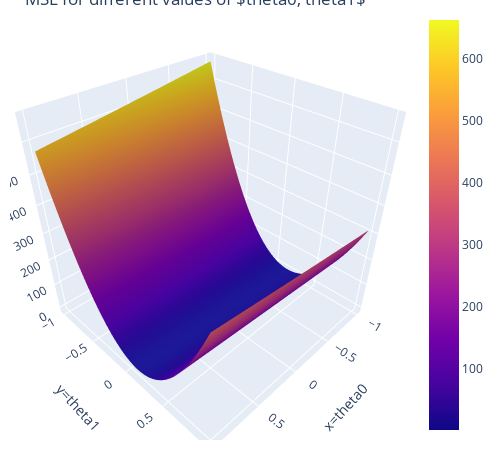

Notebook source saved alongside this figure:
### Markdown cell above
## Visual Solution

Feel free to interact with the below plot and verify that the $\hat{\theta_0}$ and $\hat{\theta_1}$ you computed using either method above minimize the MSE. In the cell below, we plot the mean squared error for different parameter values. Note that now that we have two parameters, and we have a 3D MSE surface plot (two dimensions for two parameters and one dimension for MSE value).

Rotate the data around and zoom in and out using your trackpad or the controls at the top right of the figure. If you get an error that your browser does not support webgl, you may need to restart your kernel and/or browser.

### Code cell
# Run this cell to generate the interactive plot, no further action needed.
import itertools
import plotly.graph_objects as go

theta0_values = np.linspace(-1, 1, 80)
theta1_values = np.linspace(-1,1, 80)
mse_values = [mse_tips_linear(theta0, theta1) \
              for theta0, theta1 in itertools.product(theta0_values, theta1_values)]
mse_values = np.reshape(mse_values, (len(theta0_values), len(theta1_values)), order='F')
fig = go.Figure(data=[go.Surface(x=theta0_values, y=theta1_values, z=mse_values)])
fig.update_layout(
    title=r'MSE for different values of $theta0, theta1$',
    autosize=False,
    scene = dict(
                    xaxis_title='x=theta0',
                    yaxis_title='y=theta1',
                    zaxis_title='z=MSE'),
                    width=500,
                    margin=dict(r=20, b=10, l=10, t=10))
fig.show()

### Figure 1 — Plotly figure (JSON) as saved in the notebook; plotly's stock layout.template omitted (floating-point values rounded to 4 significant figures; data arrays with more than 128 entries replaced by an {"elided": "..."} marker saying what was removed)
{"data": [{"type": "surface", "x": [-1, -0.9747, -0.9494, -0.9241, -0.8987, -0.8734, -0.8481, -0.8228, -0.7975, -0.7722, -0.7468, -0.7215, -0.6962, -0.6709, -0.6456, -0.6203, -0.5949, -0.5696, -0.5443, -0.519, -0.4937, -0.4684, -0.443, -0.4177, -0.3924, -0.3671, -0.3418, -0.3165, -0.2911, -0.2658, -0.2405, -0.2152, -0.1899, -0.1646, -0.1392, -0.1139, -0.08861, -0.06329, -0.03797, -0.01266, 0.01266, 0.03797, 0.06329, 0.08861, 0.1139, 0.1392, 0.1646, 0.1899, 0.2152, 0.2405, 0.2658, 0.2911, 0.3165, 0.3418, 0.3671, 0.3924, 0.4177, 0.443, 0.4684, 0.4937, 0.519, 0.5443, 0.5696, 0.5949, 0.6203, 0.6456, 0.6709, 0.6962, 0.7215, 0.7468, 0.7722, 0.7975, 0.8228, 0.8481, 0.8734, 0.8987, 0.9241, 0.9494, 0.9747, 1], "y": [-1, -0.9747, -0.9494, -0.9241, -0.8987, -0.8734, -0.8481, -0.8228, -0.7975, -0.7722, -0.7468, -0.7215, -0.6962, -0.6709, -0.6456, -0.6203, -0.5949, -0.5696, -0.5443, -0.519, -0.4937, -0.4684, -0.443, -0.4177, -0.3924, -0.3671, -0.3418, -0.3165, -0.2911, -0.2658, -0.2405, -0.2152, -0.1899, -0.1646, -0.1392, -0.1139, -0.08861, -0.06329, -0.03797, -0.01266, 0.01266, 0.03797, 0.06329, 0.08861, 0.1139, 0.1392, 0.1646, 0.1899, 0.2152, 0.2405, 0.2658, 0.2911, 0.3165, 0.3418, 0.3671, 0.3924, 0.4177, 0.443, 0.4684, 0.4937, 0.519, 0.5443, 0.5696, 0.5949, 0.6203, 0.6456, 0.6709, 0.6962, 0.7215, 0.7468, 0.7722, 0.7975, 0.8228, 0.8481, 0.8734, 0.8987, 0.9241, 0.9494, 0.9747, 1], "z": {"elided": "80x80 float values"}}], "layout": {"autosize": false, "height": 450, "margin": {"b": 10, "l": 10, "r": 20, "t": 10}, "scene": {"aspectmode": "auto", "aspectratio": {"x": 1, "y": 1, "z": 1}, "xaxis": {"title": {"text": "x=theta0"}, "type": "linear"}, "yaxis": {"title": {"text": "y=theta1"}, "type": "linear"}, "zaxis": {"title": {"text": "z=MSE"}, "type": "linear"}}, "title": {"text": "MSE for different values of $theta0, theta1$"}, "width": 500}}
